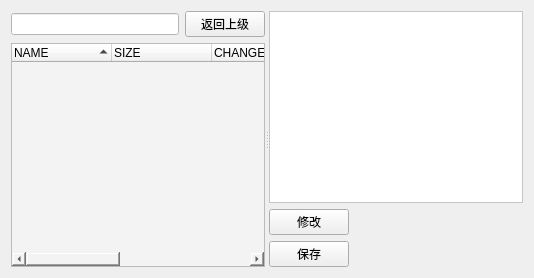
                 <widget class="QWidget" name="GPU_2">
                  <layout class="QVBoxLayout" name="verticalLayout_59">
                   <item>
                    <widget class="QSplitter" name="splitter_4">
                     <property name="orientation">
                      <enum>Qt::Horizontal</enum>
                     </property>
                     <widget class="QWidget" name="layoutWidget">
                      <layout class="QVBoxLayout" name="verticalLayout_48">
                       <item>
                        <layout class="QHBoxLayout" name="horizontalLayout_22">
                         <item>
                          <widget class="QLineEdit" name="lineEdit_job_file_remotepathinput">
                           <property name="styleSheet">
                            <string notr="true">background-color: rgb(255, 255, 255);</string>
                           </property>
                          </widget>
                         </item>
                         <item>
                          <widget class="QPushButton" name="pushButton_job_file_up">
                           <property name="text">
                            <string>返回上级</string>
                           </property>
                          </widget>
                         </item>
                        </layout>
                       </item>
                       <item>
                        <widget class="QTreeWidget" name="treeWidget_job_file">
                         <property name="sizePolicy">
                          <sizepolicy hsizetype="Expanding" vsizetype="Expanding">
                           <horstretch>0</horstretch>
                           <verstretch>0</verstretch>
                          </sizepolicy>
                         </property>
                         <property name="contextMenuPolicy">
                          <enum>Qt::CustomContextMenu</enum>
                         </property>
                         <property name="styleSheet">
                          <string notr="true">background-color: rgb(243, 243, 243);</string>
                         </property>
                         <property name="sizeAdjustPolicy">
                          <enum>QAbstractScrollArea::AdjustIgnored</enum>
                         </property>
                         <property name="editTriggers">
                          <set>QAbstractItemView::DoubleClicked|QAbstractItemView::EditKeyPressed</set>
                         </property>
                         <property name="tabKeyNavigation">
                          <bool>true</bool>
                         </property>
                         <property name="dragEnabled">
                          <bool>false</bool>
                         </property>
                         <property name="dragDropMode">
                          <enum>QAbstractItemView::DragOnly</enum>
                         </property>
                         <property name="sortingEnabled">
                          <bool>true</bool>
                         </property>
                         <column>
                          <property name="text">
                           <string>NAME</string>
                          </property>
                         </column>
                         <column>
                          <property name="text">
                           <string>SIZE</string>
                          </property>
                         </column>
                         <column>
                          <property name="text">
                           <string>CHANGED</string>
                          </property>
                         </column>
                         <column>
                          <property name="text">
                           <string>OWNER</string>
                          </property>
                         </column>
                         <column>
                          <property name="text">
                           <string>GROUP</string>
                          </property>
                         </column>
                         <column>
                          <property name="text">
                           <string>PERMISSIONS</string>
                          </property>
                         </column>
                        </widget>
                       </item>
                      </layout>
                     </widget>
                     <widget class="QWidget" name="layoutWidget">
                      <layout class="QVBoxLayout" name="verticalLayout_4">
                       <item>
                        <widget class="QTextBrowser" name="textBrowser_job_submit_show_2">
                         <property name="sizePolicy">
                          <sizepolicy hsizetype="Expanding" vsizetype="Expanding">
                           <horstretch>2</horstretch>
                           <verstretch>0</verstretch>
                          </sizepolicy>
                         </property>
                         <property name="styleSheet">
                          <string notr="true">selection-color: rgb(170, 255, 255);
background-color: rgb(255, 255, 255);</string>
                         </property>
                         <property name="readOnly">
                          <bool>false</bool>
                         </property>
                         <property name="html">
                          <string>&lt;!DOCTYPE HTML PUBLIC &quot;-//W3C//DTD HTML 4.0//EN&quot; &quot;http://www.w3.org/TR/REC-html40/strict.dtd&quot;&gt;
&lt;html&gt;&lt;head&gt;&lt;meta name=&quot;qrichtext&quot; content=&quot;1&quot; /&gt;&lt;style type=&quot;text/css&quot;&gt;
p, li { white-space: pre-wrap; }
&lt;/style&gt;&lt;/head&gt;&lt;body style=&quot; font-family:'Arial'; font-size:12pt; font-weight:400; font-style:normal;&quot;&gt;
&lt;p style=&quot;-qt-paragraph-type:empty; margin-top:0px; margin-bottom:0px; margin-left:0px; margin-right:0px; -qt-block-indent:0; text-indent:0px; font-family:'SimSun'; font-size:9.04712pt;&quot;&gt;&lt;br /&gt;&lt;/p&gt;&lt;/body&gt;&lt;/html&gt;</string>
                         </property>
                        </widget>
                       </item>
                       <item>
                        <widget class="QPushButton" name="pushButton_modify">
                         <property name="sizePolicy">
                          <sizepolicy hsizetype="Fixed" vsizetype="Fixed">
                           <horstretch>0</horstretch>
                           <verstretch>0</verstretch>
                          </sizepolicy>
                         </property>
                         <property name="text">
                          <string>修改</string>
                         </property>
                        </widget>
                       </item>
                       <item>
                        <widget class="QPushButton" name="pushButton_save">
                         <property name="sizePolicy">
                          <sizepolicy hsizetype="Fixed" vsizetype="Fixed">
                           <horstretch>0</horstretch>
                           <verstretch>0</verstretch>
                          </sizepolicy>
                         </property>
                         <property name="text">
                          <string>保存</string>
                         </property>
                        </widget>
                       </item>
                      </layout>
                     </widget>
                    </widget>
                   </item>
                  </layout>
                 </widget>
